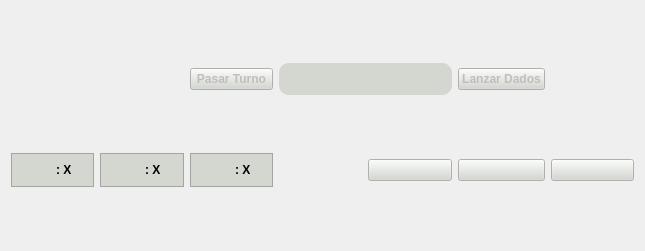
    <widget class="QWidget" name="barra_usuario" native="true">
     <property name="minimumSize">
      <size>
       <width>645</width>
       <height>251</height>
      </size>
     </property>
     <property name="styleSheet">
      <string notr="true">font-weight: bold;
</string>
     </property>
     <layout class="QGridLayout" name="gridLayout">
      <item row="1" column="5">
       <widget class="QPushButton" name="boton_carta_desarrollo">
        <property name="enabled">
         <bool>false</bool>
        </property>
        <property name="styleSheet">
         <string notr="true">background-color: #D3D7CF</string>
        </property>
        <property name="text">
         <string/>
        </property>
        <property name="icon">
         <iconset>
          <normaloff>../sprites/Desarrollo/carta_reverso.png</normaloff>../sprites/Desarrollo/carta_reverso.png</iconset>
        </property>
        <property name="iconSize">
         <size>
          <width>80</width>
          <height>80</height>
         </size>
        </property>
       </widget>
      </item>
      <item row="1" column="2">
       <widget class="QFrame" name="frame_carta_4">
        <property name="maximumSize">
         <size>
          <width>149</width>
          <height>133</height>
         </size>
        </property>
        <property name="styleSheet">
         <string notr="true">background-color: #D3D7CF</string>
        </property>
        <property name="frameShape">
         <enum>QFrame::StyledPanel</enum>
        </property>
        <property name="frameShadow">
         <enum>QFrame::Raised</enum>
        </property>
        <layout class="QHBoxLayout" name="horizontalLayout_13">
         <item>
          <layout class="QHBoxLayout" name="layoutcarta_4">
           <item>
            <widget class="QLabel" name="label_19">
             <property name="maximumSize">
              <size>
               <width>88</width>
               <height>111</height>
              </size>
             </property>
             <property name="text">
              <string/>
             </property>
             <property name="pixmap">
              <pixmap>../sprites/Materias_primas/carta_trigo.png</pixmap>
             </property>
             <property name="scaledContents">
              <bool>true</bool>
             </property>
            </widget>
           </item>
           <item>
            <widget class="QLabel" name="trigo_j0">
             <property name="maximumSize">
              <size>
               <width>33</width>
               <height>111</height>
              </size>
             </property>
             <property name="text">
              <string>: X</string>
             </property>
             <property name="alignment">
              <set>Qt::AlignLeading|Qt::AlignLeft|Qt::AlignVCenter</set>
             </property>
             <property name="margin">
              <number>0</number>
             </property>
            </widget>
           </item>
          </layout>
         </item>
        </layout>
       </widget>
      </item>
      <item row="1" column="4">
       <widget class="QPushButton" name="pushButton_2">
        <property name="enabled">
         <bool>false</bool>
        </property>
        <property name="styleSheet">
         <string notr="true">background-color: #D3D7CF</string>
        </property>
        <property name="text">
         <string/>
        </property>
        <property name="icon">
         <iconset>
          <normaloff>../sprites/Construcciones/camino_azul_0.png</normaloff>../sprites/Construcciones/camino_azul_0.png</iconset>
        </property>
        <property name="iconSize">
         <size>
          <width>80</width>
          <height>80</height>
         </size>
        </property>
       </widget>
      </item>
      <item row="1" column="1">
       <widget class="QFrame" name="frame_carta_3">
        <property name="maximumSize">
         <size>
          <width>149</width>
          <height>133</height>
         </size>
        </property>
        <property name="styleSheet">
         <string notr="true">background-color: #D3D7CF</string>
        </property>
        <property name="frameShape">
         <enum>QFrame::StyledPanel</enum>
        </property>
        <property name="frameShadow">
         <enum>QFrame::Raised</enum>
        </property>
        <layout class="QHBoxLayout" name="horizontalLayout_12">
         <item>
          <layout class="QHBoxLayout" name="layoutcarta_3">
           <item>
            <widget class="QLabel" name="label_17">
             <property name="maximumSize">
              <size>
               <width>88</width>
               <height>111</height>
              </size>
             </property>
             <property name="text">
              <string/>
             </property>
             <property name="pixmap">
              <pixmap>../sprites/Materias_primas/carta_madera.png</pixmap>
             </property>
             <property name="scaledContents">
              <bool>true</bool>
             </property>
            </widget>
           </item>
           <item>
            <widget class="QLabel" name="madera_j0">
             <property name="maximumSize">
              <size>
               <width>33</width>
               <height>111</height>
              </size>
             </property>
             <property name="text">
              <string>: X</string>
             </property>
             <property name="alignment">
              <set>Qt::AlignLeading|Qt::AlignLeft|Qt::AlignVCenter</set>
             </property>
             <property name="margin">
              <number>0</number>
             </property>
            </widget>
           </item>
          </layout>
         </item>
        </layout>
       </widget>
      </item>
      <item row="1" column="6">
       <widget class="QPushButton" name="boton_intercambio">
        <property name="enabled">
         <bool>false</bool>
        </property>
        <property name="styleSheet">
         <string notr="true">background-color: #D3D7CF</string>
        </property>
        <property name="text">
         <string/>
        </property>
        <property name="icon">
         <iconset>
          <normaloff>../sprites/exchange_icon.png</normaloff>../sprites/exchange_icon.png</iconset>
        </property>
        <property name="iconSize">
         <size>
          <width>80</width>
          <height>80</height>
         </size>
        </property>
       </widget>
      </item>
      <item row="1" column="0">
       <widget class="QFrame" name="frame_carta_2">
        <property name="maximumSize">
         <size>
          <width>149</width>
          <height>133</height>
         </size>
        </property>
        <property name="styleSheet">
         <string notr="true">background-color: #D3D7CF</string>
        </property>
        <property name="frameShape">
         <enum>QFrame::StyledPanel</enum>
        </property>
        <property name="frameShadow">
         <enum>QFrame::Raised</enum>
        </property>
        <layout class="QHBoxLayout" name="horizontalLayout_11">
         <item>
          <layout class="QHBoxLayout" name="layoutcarta_2">
           <item>
            <widget class="QLabel" name="label_15">
             <property name="maximumSize">
              <size>
               <width>88</width>
               <height>111</height>
              </size>
             </property>
             <property name="text">
              <string/>
             </property>
             <property name="pixmap">
              <pixmap>../sprites/Materias_primas/carta_arcilla.png</pixmap>
             </property>
             <property name="scaledContents">
              <bool>true</bool>
             </property>
            </widget>
           </item>
           <item>
            <widget class="QLabel" name="arcilla_j0">
             <property name="maximumSize">
              <size>
               <width>33</width>
               <height>111</height>
              </size>
             </property>
             <property name="text">
              <string>: X</string>
             </property>
             <property name="alignment">
              <set>Qt::AlignLeading|Qt::AlignLeft|Qt::AlignVCenter</set>
             </property>
             <property name="margin">
              <number>0</number>
             </property>
            </widget>
           </item>
          </layout>
         </item>
        </layout>
       </widget>
      </item>
      <item row="0" column="5">
       <widget class="QPushButton" name="boton_lanzar_dados">
        <property name="enabled">
         <bool>false</bool>
        </property>
        <property name="styleSheet">
         <string notr="true">background-color: #D3D7CF</string>
        </property>
        <property name="text">
         <string>Lanzar Dados</string>
        </property>
       </widget>
      </item>
      <item row="0" column="2">
       <widget class="QPushButton" name="boton_pasar_turno">
        <property name="enabled">
         <bool>false</bool>
        </property>
        <property name="styleSheet">
         <string notr="true">background-color: #D3D7CF</string>
        </property>
        <property name="text">
         <string>Pasar Turno</string>
        </property>
       </widget>
      </item>
      <item row="0" column="3" colspan="2">
       <widget class="QFrame" name="frame">
        <property name="styleSheet">
         <string notr="true">background-color: #D3D7CF;
border-radius: 10px</string>
        </property>
        <property name="frameShape">
         <enum>QFrame::StyledPanel</enum>
        </property>
        <property name="frameShadow">
         <enum>QFrame::Raised</enum>
        </property>
        <layout class="QHBoxLayout" name="horizontalLayout_10">
         <item>
          <widget class="QLabel" name="dado_1">
           <property name="maximumSize">
            <size>
             <width>61</width>
             <height>61</height>
            </size>
           </property>
           <property name="text">
            <string/>
           </property>
           <property name="pixmap">
            <pixmap>../sprites/Dados/dado_1.png</pixmap>
           </property>
           <property name="scaledContents">
            <bool>true</bool>
           </property>
          </widget>
         </item>
         <item>
          <widget class="QLabel" name="dado_2">
           <property name="maximumSize">
            <size>
             <width>61</width>
             <height>61</height>
            </size>
           </property>
           <property name="text">
            <string/>
           </property>
           <property name="pixmap">
            <pixmap>../sprites/Dados/dado_1.png</pixmap>
           </property>
           <property name="scaledContents">
            <bool>true</bool>
           </property>
          </widget>
         </item>
        </layout>
       </widget>
      </item>
     </layout>
    </widget>
